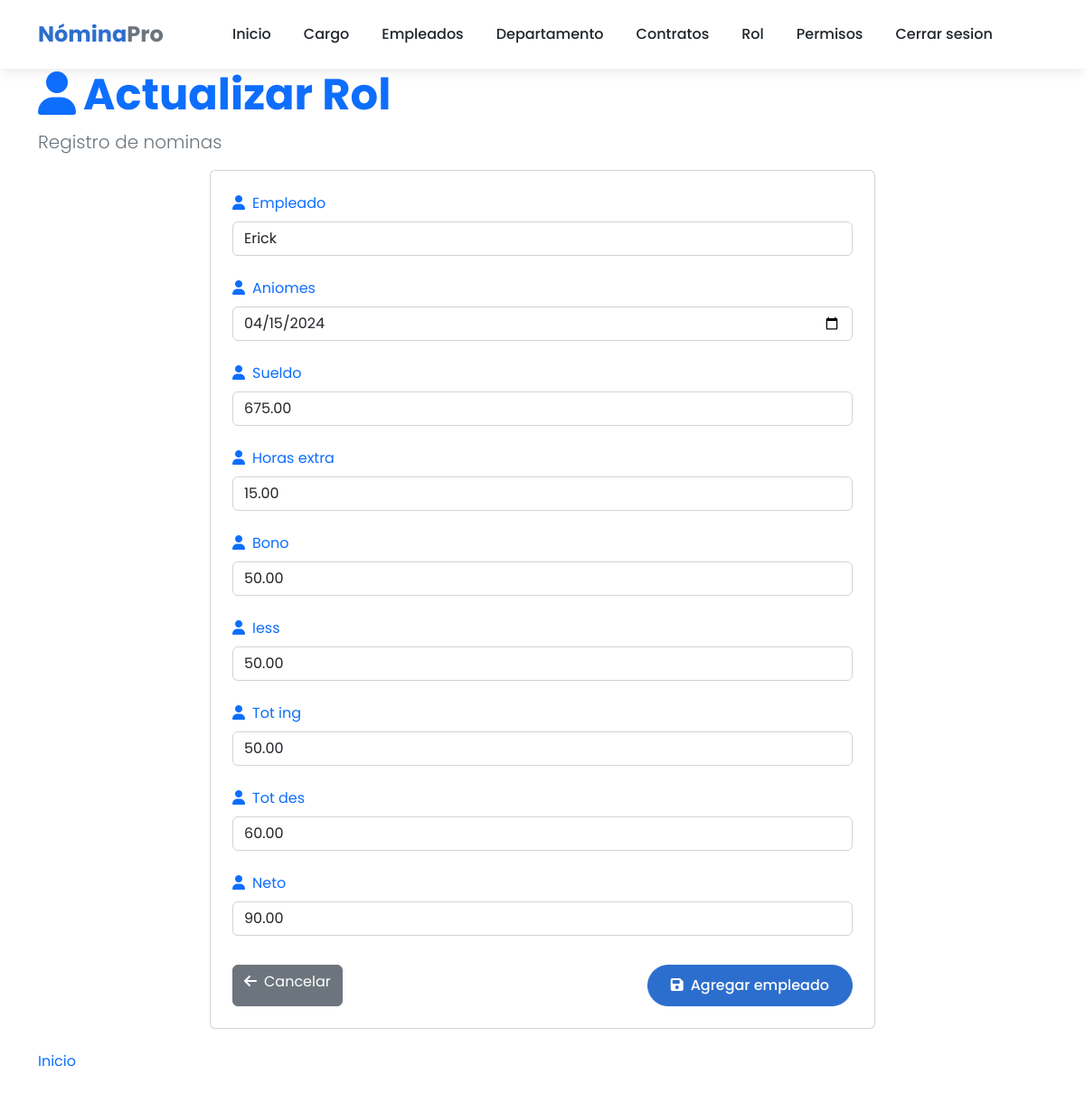
The app's page /nomina/update_rol/2 (signed in), older data.
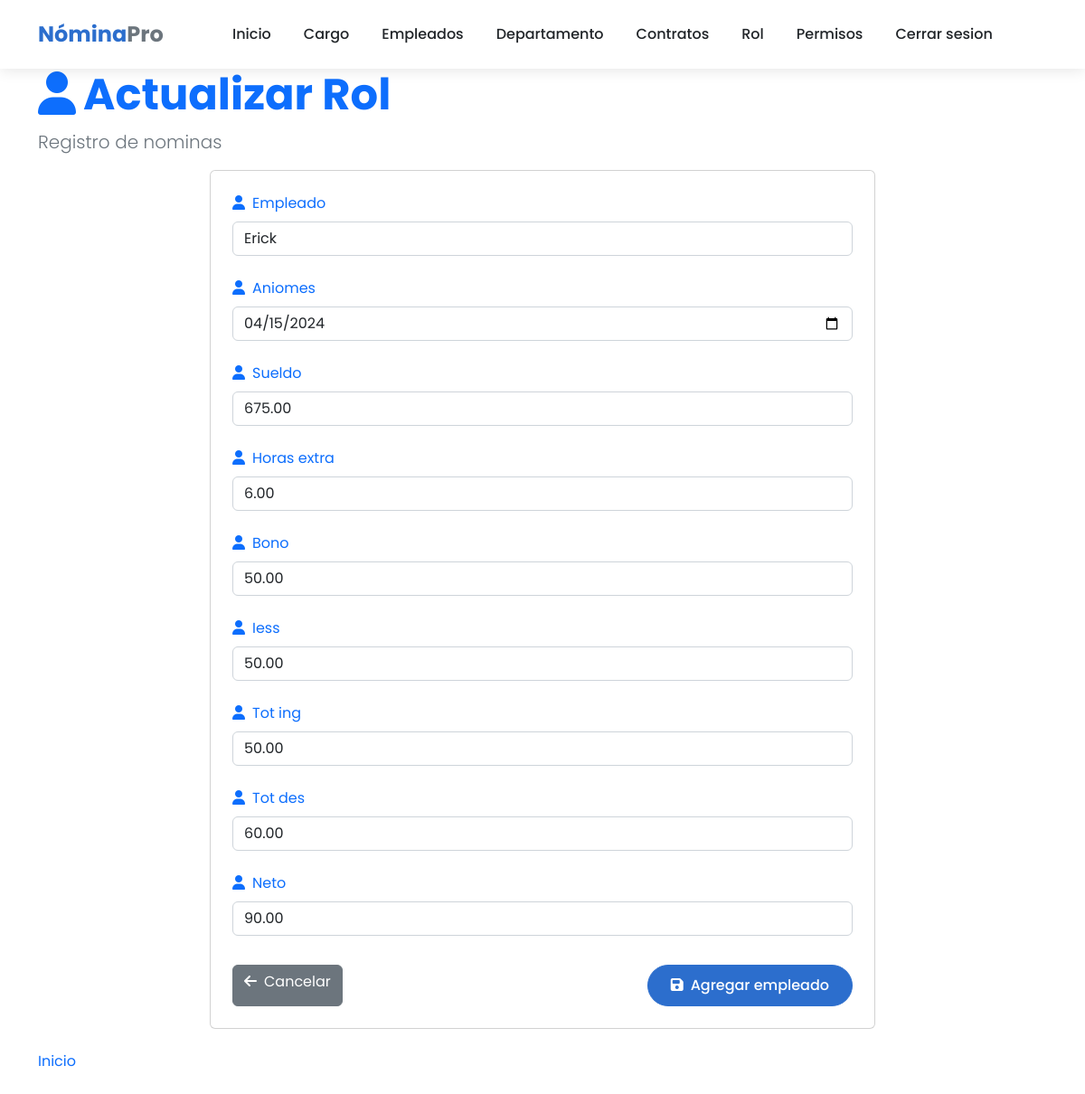
The same page, newer data.
### core/models.py (models this page shows, shortened)
class Rol(models.Model):
    empleado = models.ForeignKey(Empleado, on_delete=models.CASCADE)
    aniomes = models.DateField()#202501
    sueldo = models.DecimalField(max_digits=10, decimal_places=2)
    horas_extra = models.DecimalField(max_digits=10, decimal_places=2)
    bono = models.DecimalField(max_digits=10, decimal_places=2)
    iess = models.DecimalField(max_digits=10, decimal_places=2)
    tot_ing = models.DecimalField(max_digits=10, decimal_places=2)
    tot_des = models.DecimalField(max_digits=10, decimal_places=2)
    neto = models.DecimalField(max_digits=10, decimal_places=2)

### core/views.py (the view, shortened to what this page needs)
# urls.py: path('update_rol/<int:id>', views.update_rol, name="update_rol"),
@login_required
def update_rol (request, id):
   context={'title':'Actualizar Rol'}
   rol = Rol.objects.get(pk=id)
   if request.method == "GET":
      form = RolForm(instance=rol)
      context['form'] = form
      return render(request, 'roles/create.html', context)

### core/forms.py
class RolForm(ModelForm):
    EMPLEADO_CHOICES = Empleado.objects.all()
    empleado = forms.ModelChoiceField(
        queryset=EMPLEADO_CHOICES,
        widget=forms.Select(attrs={'class': 'form-control'})
    )
    class Meta:
        model = Rol
        fields = '__all__'
        widgets = {
            'aniomes': DateInput(attrs={'class': 'form-control', 'type': 'date'}),
            'sueldo' : NumberInput(attrs={'class': 'form-control'}),
            'horas_extra' : NumberInput(attrs={'class': 'form-control'}),
            'bono' : NumberInput(attrs={'class': 'form-control'}),
            'iess' : NumberInput(attrs={'class': 'form-control'}),
            'tot_ing' : NumberInput(attrs={'class': 'form-control'}),
            'tot_des' : NumberInput(attrs={'class': 'form-control'}),
            'neto' : NumberInput(attrs={'class': 'form-control'})
        }

### core/models.py (called while the page is built)
    def __str__(self):
        return self.nombre

### template/roles/create.html (shortened to what the changed rows need)
{% extends 'home.html' %}
{% block content %}
<div class="container">
    <header class="page-header">
        <h1 class="display-5 fw-bold text-primary">
            <i class="fas fa-user me-2"></i>{{ title }}
        </h1>
    </header>
    <div class="row">
        <div class="col-md-8 mx-auto">
            <div class="card mb-4">
                <div class="card-body p-4">
                    <form method="post">
                        <div class="mb-4">
                            <label for="{{ form.empleado.id_for_label }}" class="form-label text-primary">
                                <i class="fas fa-user me-2"></i>{{ form.empleado.label }}
                            </label>
                            {{ form.empleado }}
                        </div>
                        <div class="mb-4">
                            <label for="{{ form.aniomes.id_for_label }}" class="form-label text-primary">
                                <i class="fas fa-user me-2"></i>{{ form.aniomes.label }}
                            </label>
                            {{ form.aniomes }}
                        </div>
                        <div class="mb-4">
                            <label for="{{ form.sueldo.id_for_label }}" class="form-label text-primary">
                                <i class="fas fa-user me-2"></i>{{ form.sueldo.label }}
                            </label>
                            {{ form.sueldo }}
                        </div>
                        <div class="mb-4">
                            <label for="{{ form.horas_extra.id_for_label }}" class="form-label text-primary">
                                <i class="fas fa-user me-2"></i>{{ form.horas_extra.label }}
                            </label>
                            {{ form.horas_extra }}
                        </div>
                        <div class="mb-4">
                            <label for="{{ form.bono.id_for_label }}" class="form-label text-primary">
                                <i class="fas fa-user me-2"></i>{{ form.bono.label }}
                            </label>
                            {{ form.bono }}
                        </div>
                        <div class="mb-4">
                            <label for="{{ form.iess.id_for_label }}" class="form-label text-primary">
                                <i class="fas fa-user me-2"></i>{{ form.iess.label }}
                            </label>
                            {{ form.iess }}
                        </div>
                        <div class="mb-4">
                            <label for="{{ form.tot_ing.id_for_label }}" class="form-label text-primary">
                                <i class="fas fa-user me-2"></i>{{ form.tot_ing.label }}
                            </label>
                            {{ form.tot_ing }}
                        </div>
                        <div class="mb-4">
                            <label for="{{ form.tot_des.id_for_label }}" class="form-label text-primary">
                                <i class="fas fa-user me-2"></i>{{ form.tot_des.label }}
                            </label>
                            {{ form.tot_des }}
                        </div>
                        <div class="mb-4">
                            <label for="{{ form.neto.id_for_label }}" class="form-label text-primary">
                                <i class="fas fa-user me-2"></i>{{ form.neto.label }}
                            </label>
                            {{ form.neto }}
                        </div>
                    </form>
                </div>
            </div>
        </div>
    </div>
</div>
{% endblock %}

Row changes from the older to the newer data that the page shows:
changed Rol "Erick": horas_extra "15.00" → "6.00"
